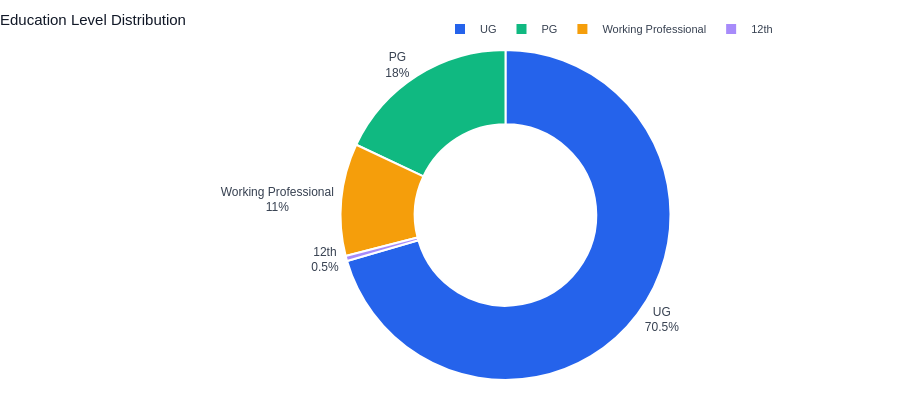

Notebook code for this chart:
### Code cell
edu_counts = students['education_level'].value_counts().reset_index()
edu_counts.columns = ['Education Level', 'Count']
fig = px.pie(edu_counts, names='Education Level', values='Count', hole=0.55,
             color_discrete_sequence=[PALETTE['primary'], PALETTE['secondary'], PALETTE['accent'], '#A78BFA'])
fig.update_traces(textposition='outside', textinfo='percent+label',
                  marker=dict(line=dict(color='white', width=2)))
clean_layout(fig, 'Education Level Distribution')
fig.show()

### Figure 1 — Plotly figure (JSON) as saved in the notebook; plotly's stock layout.template omitted (floating-point values rounded to 4 significant figures)
{"data": [{"domain": {"x": [0, 1], "y": [0, 1]}, "hole": 0.55, "hovertemplate": "Education Level=%{label}<br>Count=%{value}<extra></extra>", "labels": ["UG", "PG", "Working Professional", "12th"], "legendgroup": "", "marker": {"line": {"color": "white", "width": 2}}, "name": "", "showlegend": true, "textinfo": "percent+label", "textposition": "outside", "type": "pie", "values": [141, 36, 22, 1]}], "layout": {"font": {"color": "#374151", "family": "Arial", "size": 12}, "height": 400, "legend": {"bgcolor": "rgba(0,0,0,0)", "font": {"size": 11}, "orientation": "h", "tracegroupgap": 0, "x": 1, "xanchor": "right", "y": 1.02, "yanchor": "bottom"}, "margin": {"b": 20, "l": 20, "r": 20, "t": 50}, "paper_bgcolor": "white", "piecolorway": ["#2563EB", "#10B981", "#F59E0B", "#A78BFA"], "plot_bgcolor": "white", "title": {"font": {"color": "#111827", "size": 15}, "text": "Education Level Distribution", "x": 0}, "xaxis": {"linecolor": "#E2E8F0", "showgrid": false, "tickfont": {"size": 11}}, "yaxis": {"gridcolor": "#F3F4F6", "linecolor": "#E2E8F0", "tickfont": {"size": 11}}}}
